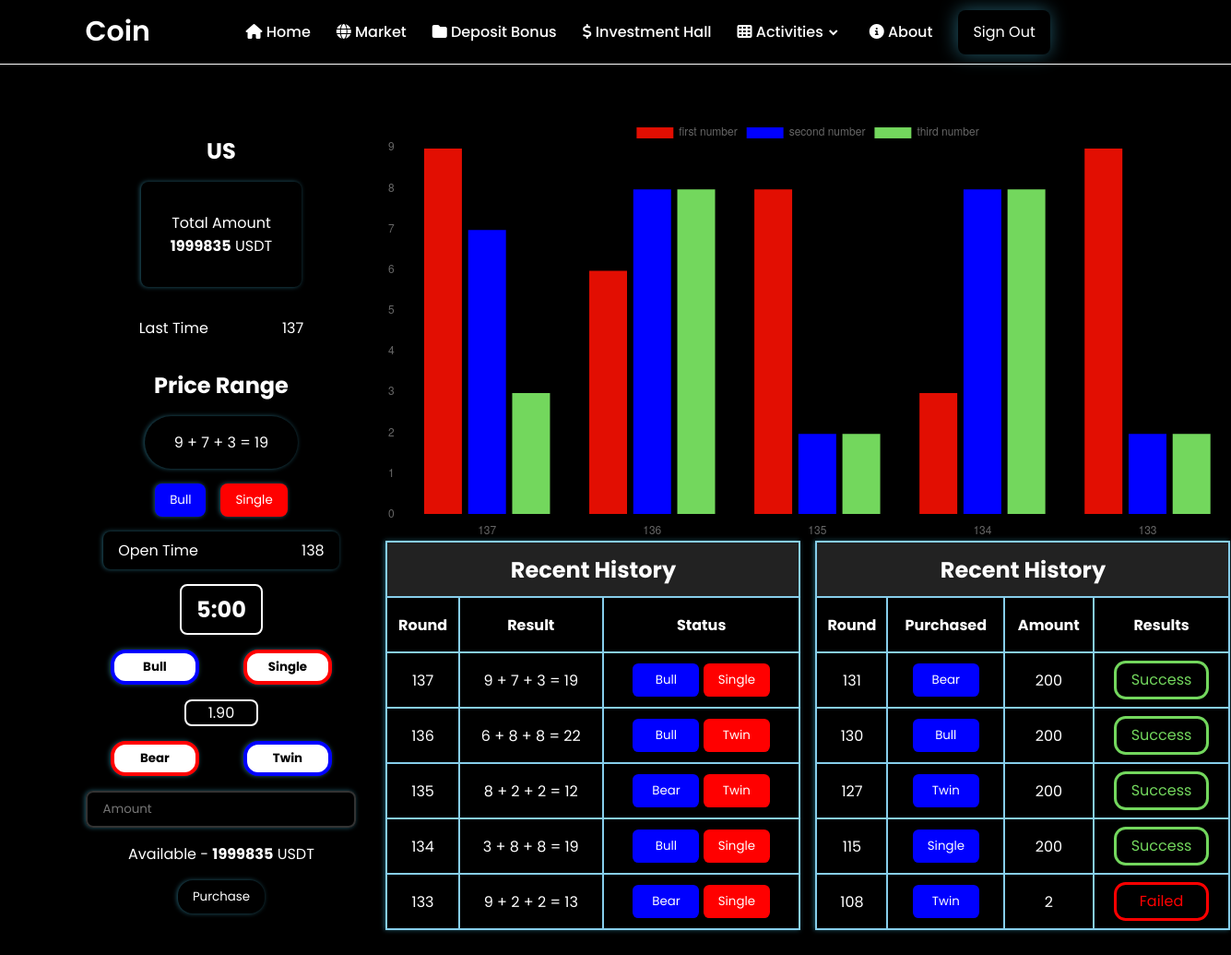
/customer/new_member/ (signed in), run on an earlier commit of the app's database.
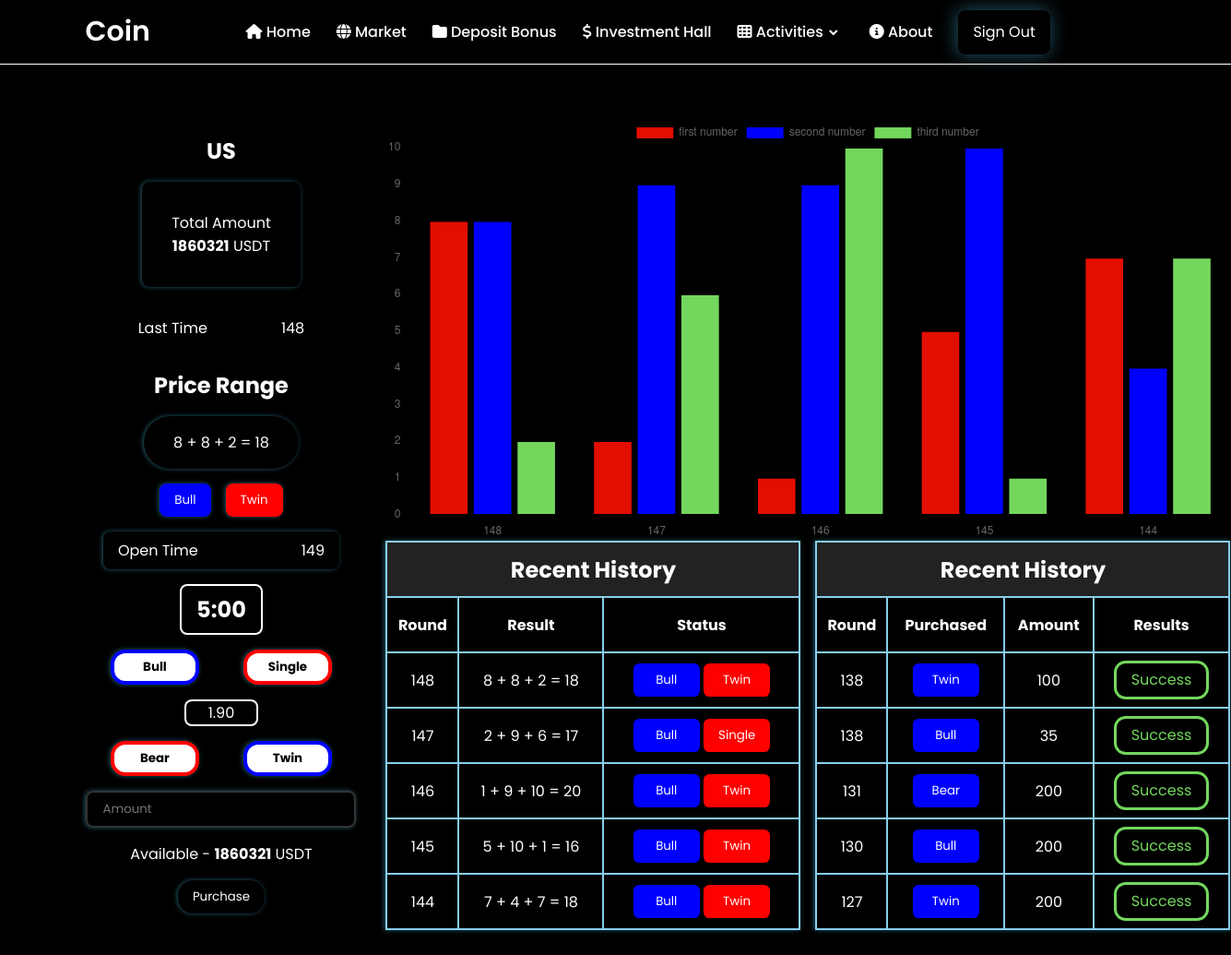
And on a later commit of the database.
### customer/models.py (models this page shows)
class RandomModel(models.Model):
    a = models.CharField(max_length=20)
    b = models.CharField(max_length=20)
    c = models.CharField(max_length=20)
    room = models.IntegerField(default=None,null=True,blank=True)
    status = models.CharField(default=None,null=True,blank=True,max_length=20)
    roundno = models.IntegerField(default=None,null=True,blank=True)
    total = models.IntegerField(default=None,null=True,blank=True)

class UserChoiceModel(models.Model):
    choice = models.CharField(choices=CHOICES,max_length=20,default='bear')
    amount = models.IntegerField()
    room = models.IntegerField(default=None)
    roundno = models.IntegerField()
    user = models.ForeignKey('account.User',on_delete=models.CASCADE,default=None)
    result = models.CharField(choices=RESULTS,max_length=20,default='pending')

### customer/views.py (the view)
# urls.py: path('new_member/',views.NewMember),
def NewMember(request):
    ran = RandomModel.objects.get(status="now",room=1)
    current_user = User.objects.get(email = request.user.email)
    roundno = ran.roundno
    history = RandomModel.objects.filter(status="used",room=1).order_by("-id")[:5]
    dh = RandomModel.objects.filter(status="used",room=1).order_by("-id")[5:]
    balance = CoinModel.objects.get(customer=current_user.id)
    for d in dh:
        d.delete()
    uhistroy = ""
    uh = []
    try:
        uhistroy = UserChoiceModel.objects.filter(user=current_user.id,room=1).order_by("-id")
    except:
        uhistroy = "No history"
    if len(uhistroy) > 5:
        uh = list(uhistroy)[:5]
    else:
        uh = list(uhistroy)
    context={"roundno":roundno,"histroy":history,"b":balance.quantity,"uh":uh}
    return render(request,"new_member.html",context)

### customer/templates/new_member.html (shortened to what the changed rows need)
{% extends 'customer_base.html' %}
{% load static %}
{% block content %}
<center>
<section class="member">
    <div class="member-container">
        <div class="match">
            <h3>US</h3>
            <div class="amount">
                <p>Total Amount</p>
                <p><strong>{{b}}</strong> USDT</p>
            </div>
            <div class="last-time">
                <p>Last Time</p>
                <p>{{histroy.first.roundno}}</p>
            </div>
            <h3>Price Range</h3>
            <p class="plus">{{histroy.first.a}} + {{histroy.first.b}} + {{histroy.first.c}} = {{histroy.first.total}}
            </p>
            <div class="button">
                {% if histroy.first.total <= 13 %} <button>Bear</button>
                    {% else %}
                    <button>Bull</button>
                    {% endif %}
                    {% if histroy.first.total|divisibleby:2 %}
                    <button>Twin</button>
                    {% else %}
                    <button>Single</button>
                    {% endif %}
            </div>
            <div class="open-time">
                <p>Open Time</p>
                <p>{{roundno}}</p>
            </div>
            <h3 class="time" id="timer">5:00</h3>
            <div class="button-2">
                <button style="border:4px solid blue" id="bull">Bull</button>
                <button style="border:4px solid red" id="single">Single</button>
            </div>
            <div class="box">
                <p id="am">1.90</p>
            </div>
            <div class="button-2">
                <button style="border:4px solid red" id="bear">Bear</button>
                <button style="border:4px solid blue" id="twin">Twin</button>
            </div>
            <div class="input">
                <input type="text" id="cinput" placeholder="Amount">
                <span>Available - <strong>{{b}}</strong> USDT</span>
            </div>
            <button type="submit" id="sub">Purchase</button>
        </div>
        <div class="graph-table">
            <div class="graph">
                <canvas id="myChart"></canvas>
            </div>
            <div class="table">
                <table border="1">
                    <tr style="background-color: #222;">
                        <td colspan="3">
                            <h1>Recent History</h1>
                        </td>
                    </tr>
                    <tr>
                        <th>Round</th>
                        <th>Result</th>
                        <th>Status</th>
                    </tr>
                    {%for h in histroy %}
                    <tr class="tb">
                        <td>{{h.roundno}}</td>
                        <td>{{h.a}} + {{h.b}} + {{h.c}} = {{h.total}}</td>
                        <td>
                            {% if h.total <= 13 %} <button>Bear</button>
                                {% else %}
                                <button>Bull</button>
                                {% endif %}
                                {% if h.total|divisibleby:2 %}
                                <button>Twin</button>
                                {% else %}
                                <button>Single</button>
                                {% endif %}
                        </td>
                    </tr>
                    {% endfor %}
                </table>
                <table border="1">
                    <tr style="background-color: #222;">
                        <td colspan="4">
                            <h1>Recent History</h1>
                        </td>
                    </tr>
                    <tr>
                        <th>Round</th>
                        <th>Purchased</th>
                        <th>Amount</th>
                        <th>Results</th>
                    </tr>
                    {%for h in uh %}
                    <tr class="tb">
                        <td>{{h.roundno}}</td>
                        <td><button>{{h.choice}}</button></td>
                        <td>{{h.amount}}</td>
                        {% if h.result == 'success' %}
                        <td><span style="background:transparent !important;border:3px solid #73d75d;padding:.4rem 1rem;border-radius: .8rem;color:#73d75d;">{{h.result}}</span></td>
                        {% elif h.result == 'failed' %}
                        <td><span style="background:transparent !important;border:3px solid red;padding: .4rem 1.55rem;border-radius: .8rem;color:red;">{{h.result}}</span></td>
                        {% else %}
                        <td><span style="background:transparent !important;border:3px solid orange;padding:.4rem 1rem;border-radius: .8rem;color:orange;">{{h.result}}</span></td>
                        {% endif %}
                    </tr>
                    {% endfor %}
                </table>
            </div>
        </div>
    </div>
</section>
</center>
{% endblock %}

What changed in the data, as far as the page shows it:
removed RandomModel: first.roundno "137", first.a "9", first.b "7", first.c "3", first.total "19", roundno "137", a "9", b "7", c "3", total "19", shows "Bull", shows "Single"
removed RandomModel: roundno "136", a "6", b "8", c "8", total "22", shows "Bull", shows "Twin"
removed RandomModel: roundno "135", a "8", b "2", c "2", total "12", shows "Bear", shows "Twin"
removed RandomModel: roundno "134", a "3", b "8", c "8", total "19", shows "Bull", shows "Single"
removed RandomModel: roundno "133", a "9", b "2", c "2", total "13", shows "Bear", shows "Single"
no longer on this page (row unchanged): UserChoiceModel: roundno "115", choice "Single", amount "200", result "Success"
no longer on this page (row unchanged): UserChoiceModel: roundno "108", choice "Twin", amount "2", result "Failed"
added RandomModel: first.roundno "148", first.a "8", first.b "8", first.c "2", first.total "18", roundno "148", a "8", b "8", c "2", total "18", shows "Bull", shows "Twin"
now on this page (row edited): RandomModel: roundno "147", a "2", b "9", c "6", total "17", shows "Bull", shows "Single"
now on this page (row edited): RandomModel: roundno "146", a "1", b "9", c "10", total "20", shows "Bull", shows "Twin"
now on this page (row edited): RandomModel: roundno "145", a "5", b "10", c "1", total "16", shows "Bull", shows "Twin"
now on this page (row edited): RandomModel: roundno "144", a "7", b "4", c "7", total "18", shows "Bull", shows "Twin"
added UserChoiceModel: roundno "138", choice "Twin", amount "100", result "Success"
added UserChoiceModel: roundno "138", choice "Bull", amount "35", result "Success"
Also different on the page:
{{ b }}: "1999835" → "1860321"
{{ roundno }}: "138" → "149"
chart data {{ h.roundno }}: 137, 136, 135, 134, 133 → 148, 147, 146, 145, 144
chart data {{ h.a }}: 9, 6, 8, 3, 9 → 8, 2, 1, 5, 7
chart data {{ h.b }}: 7, 8, 2, 8, 2 → 8, 9, 9, 10, 4
chart data {{ h.c }}: 3, 8, 2, 8, 2 → 2, 6, 10, 1, 7
text no longer shown: "Single"
text now shown: "Twin"
